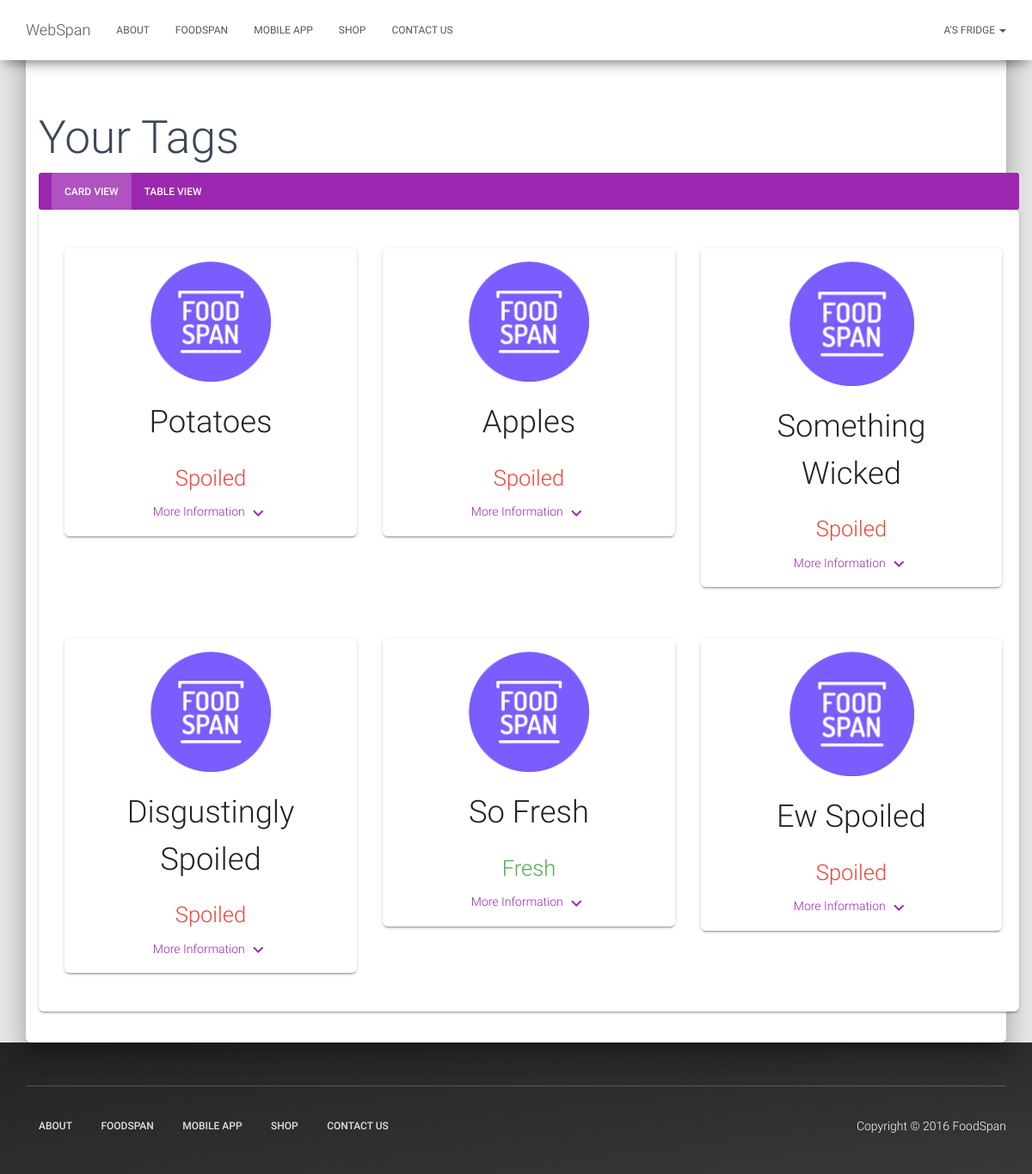
Screenshot of /tags.php (signed in) with the database file from the repository.
### tables this page shows
CREATE TABLE `tags` (
  `uid` int(11) NOT NULL,
  `pattern` int(11) NOT NULL,
  `controluid` int(11) NOT NULL,
  `state` tinyint(1) NOT NULL,
  `last_activation_date` int(11) NOT NULL,
  `name` text NOT NULL,
  `description` text NOT NULL,
  `category` text NOT NULL,
  `raw_cooked` tinyint(1) DEFAULT NULL,
  `fridge_freezer` tinyint(1) DEFAULT '0',
  `ingredient` text NOT NULL,
  `expiry_date` int(11) NOT NULL
);

### fetchtagdata.php (called while the page is built, shortened)
<?php
  function fetchTagData(){
    if (!(empty($_SESSION['user']))){
      $query = "
      select tags.*
      FROM panels, tags
      WHERE accountid = :accountid
      AND panels.uid = controluid
      ";
      $query_params = array(
        ':accountid'=> $_SESSION['user']['id']
      );
      require 'common.php';
      try
      {
        $stmt = $db->prepare($query);
        $result = $stmt->execute($query_params);
      }
      catch(PDOException $ex)
      {
        die("Failed to run query: " . $ex->getMessage());
      }
      $tag_data = $stmt->fetchAll();
      return $tag_data;
    }
  }
?>

### tags.php (the view, shortened to what this page needs)
<?php require 'common.php'; ?>
<!DOCTYPE html>
<html>
  <body>
    <?php include_once 'navbar.php' ?>
    <div class="main main-raised" style="padding-top:100px;">
      <div class="container">
        <h1>Your Tags</h1>
        <ul class="nav nav-tabs" role="tablist">
          <li role="presentation" class="active"><a href="#card" aria-controls="card" role="tab" data-toggle="tab">Card View</a></li>
          <li role="presentation"><a href="#table" aria-controls="table" role="tab" data-toggle="tab">Table View</a></li>
        </ul>
        <div class="tab-content">
          <div role="tabpanel" class="tab-pane active" id="card">
            <div class="card">
              <div class="content">
                <div class="row">
                  <?php
                  include_once("fetchtagdata.php");
                  $tag_data = fetchTagData(false, null);
                  for ($i = 0; $i < count($tag_data); $i++){
                    if (($i+1) % 3 == 0){
                      echo "<div class=\"row\">";
                    }
                    echo "<div class=\"col-sm-4\">
                            <div class=\"card card-product\">
                              <div class=\"content\">
                                <a data-toggle=\"collapse\" href=\"#tag-detail-" . ($i+1) . "\" aria-expanded=\"false\" aria-controls=\"tag-detail-" . ($i+1) . "\">";
                    echo "<img class=\"img-responsive\" src=\"img/tag.png\" alt=\"Tag Image\" style=\"max-width:50%;margin-left: auto;margin-right: auto;\"/>";
                    echo "</a>";
                    echo "<div class=\"text-center\">";
                    echo "<h2>" . $tag_data[$i]['name'] . "</h2>";
                    if ($tag_data[$i]['expiry_date'] > 0){
                      $compare_date = $tag_data[$i]['expiry_date'];
                    } else {
                    }
                    if (time() > $compare_date){
                      $text_color = "danger";
                      $text = "Spoiled";
                    } else if (($compare_date - time()) < 259200){
                      $text_color = "warning";
                      $text = "Spoiling Soon";
                    } else {
                      $text_color = "success";
                      $text = "Fresh";
                    }
                    echo "<h3 class=\"text-" . $text_color . "\">" . $text . "</h3>";
                    echo "<a data-toggle=\"collapse\" href=\"#tag-detail-" . ($i+1) . "\" aria-expanded=\"false\" aria-controls=\"tag-detail-" . ($i+1) . "\">
                        More Information <i class=\"material-icons\">keyboard_arrow_down</i>
                        </a>
                        <div class=\"collapse\" id=\"tag-detail-" . ($i+1) . "\">";
                        if (!$tag_data[$i]['fridge_freezer']){
                          $text_color = "info";
                          $text = "Refrigerated";
                        } else {
                          $text_color = "primary";
                          $text = "Frozen";
                        }
                    echo "</div>
                            </div>
                              </div>
                                </div>
                                  </div>";
                    if (($i+1) % 3 == 0){
                      echo "</div>";
                    }
                  }
                  ?>
                </div>
              </div>
            </div>
          </div>
                      <?php
                        include_once("fetchtagdata.php");
                      ?>
        </div>
      </div>
    </div>
  </body>
</html>

### navbar.php (shortened to what this page needs)
<nav class="navbar navbar-fixed-top">
  <div class="container">
    <div class="navbar-header">
      <a class="navbar-brand" href="index.php">WebSpan</a>
    </div>
    <div class="collapse navbar-collapse" id="navbar-container">
      <ul class="nav navbar-nav">
        <li>
          <a href="https://foodspan.github.io/foodspan-app/">About</a>
        </li>
        <li>
          <a href="https://foodspan.ca/">FoodSpan</a>
        </li>
        <li>
          <a href="https://foodspan.github.io/foodspan-app/">Mobile App</a>
        </li>
        <li>
          <a href="https://foodspan.ca/shop/">Shop</a>
        </li>
        <li>
          <a href="https://foodspan.ca/contact/">Contact Us</a>
        </li>
      </ul>
      <ul class="nav navbar-nav navbar-right">
        <?php if(empty($_SESSION['user'])) { ?>
          <li>
            <a href="register.php" class="btn btn-white btn-raised btn-round">
              Register
            </a>
          </li>
          <li>
            <a href="login.php" class="btn btn-white btn-raised btn-round">
              Login
            </a>
          </li>
        <?php } else { ?>
          <li class="dropdown">
        		<a href="#" class="dropdown-toggle" data-toggle="dropdown">
              <?php echo $_SESSION['user']['name'];?>'s Fridge <b class="caret"></b>
            </a>
        	</li>
        <?php } ?>
      </ul>
    </div>
  </div>
</nav>

### rows the page displays
tags: name "Potatoes", expiry_date "Spoiled"
tags: name "Apples", expiry_date "Spoiled"
tags: name "Something Wicked", expiry_date "Spoiled"
tags: name "Disgustingly Spoiled", expiry_date "Spoiled"
tags: name "So Fresh", expiry_date "Fresh"
tags: name "Ew Spoiled", expiry_date "Spoiled"

### other values shown
$_SESSION['user']['name'] "A"
